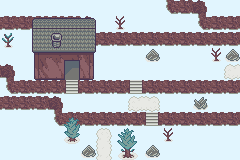

This is a level from a 2D game, rendered from its Tiled map with the project's own tilesets. A one-line summary and the map file follow, with tile-layer data summarised:
An orthogonal 15x10 tile map with 16x16 px tiles, 2 tile layers (Tile Layer 1, Tile Layer 2), 5 tilesets and 3 objects (3x Door).

<map version="1.9" tiledversion="1.9.0" orientation="orthogonal" renderorder="right-down" width="15" height="10" tilewidth="16" tileheight="16" infinite="0" backgroundcolor="#e1f5fe" nextlayerid="11" nextobjectid="57">
 <properties>
  <property name="map-name" value="Route 8" />
  <property name="music" value="route-3" />
 </properties>
 <tileset firstgid="1" source="../tilesets/outdoor-1.tsx" />
 <tileset firstgid="129" source="../tilesets/monsters.tsx" />
 <tileset firstgid="204" source="../tilesets/npc_common.tsx" />
 <tileset firstgid="256" source="../tilesets/outdoor-2.tsx" />
 <tileset firstgid="416" source="../tilesets/outdoor-3.tsx" />
 <layer id="1" name="Tile Layer 1" width="15" height="10">
  <data>[150 cells, 82 non-empty, 27 distinct tile ids]</data>
 </layer>
 <objectgroup id="9" name="npc" />
 <layer id="6" name="Tile Layer 2" width="15" height="10">
  <data>[150 cells, 7 non-empty, 7 distinct tile ids]</data>
 </layer>
 <objectgroup id="8" name="items" />
 <objectgroup id="10" name="spawn points">
  <object id="54" class="Door" x="96" y="144" width="16" height="16">
   <properties>
    <property name="mainDoor" type="bool" value="true" />
    <property name="orientation" type="int" value="1" />
    <property name="roomId" value="63" />
   </properties>
  </object>
  <object id="55" class="Door" x="224" y="64" width="16" height="16">
   <properties>
    <property name="orientation" type="int" value="3" />
    <property name="roomId" value="65" />
   </properties>
  </object>
  <object id="56" class="Door" x="64" y="80" width="16" height="16">
   <properties>
    <property name="roomId" value="66_house" />
   </properties>
  </object>
 </objectgroup>
</map>
